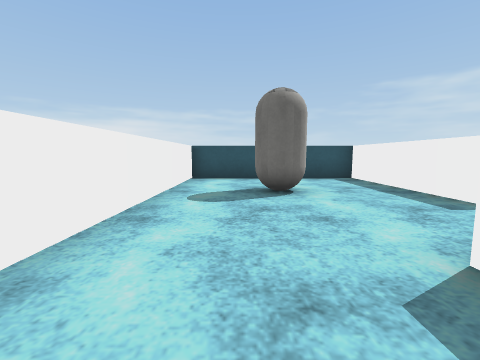
View 1 (above)

18 first-person views from a walk through a Unity game level. The camera is 0.72 m above the floor, tilts 6° down and sees 90° across. The floor is counted in squares, 1 m on a side. Each view is taken from the middle of a square. On the plan, view 1 faces up. The plan holds only what a view shows up to about 9 squares ahead; the rest is blank. The place goes on beyond the plan. The player character is not drawn. Surface patterns are stand-ins for the level's own textures.

View 2
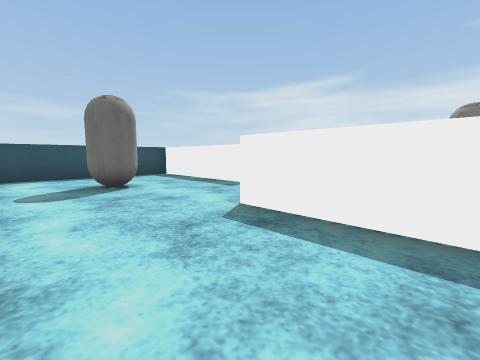

View 3
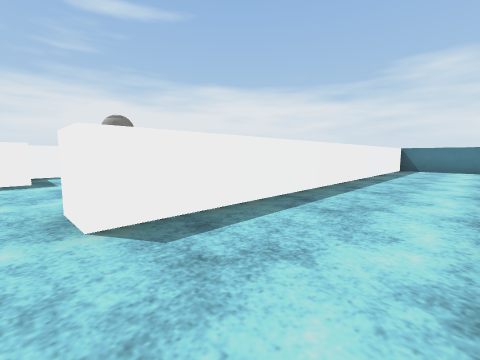

View 4
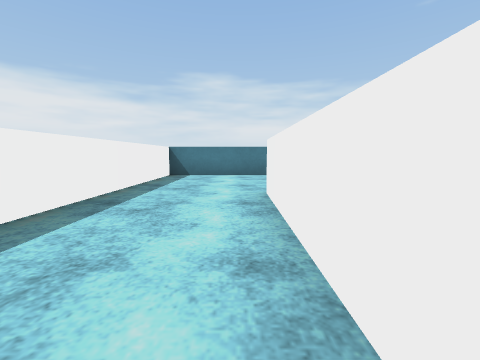

View 5
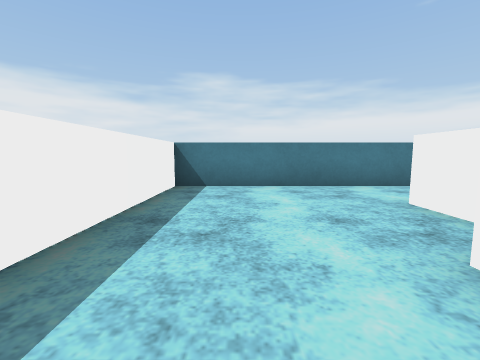

View 6
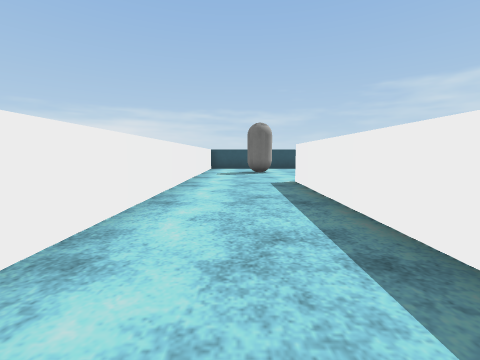

View 7
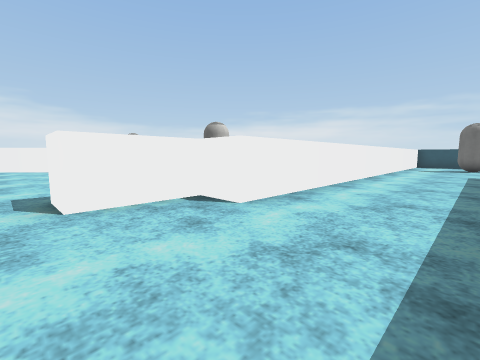

View 8
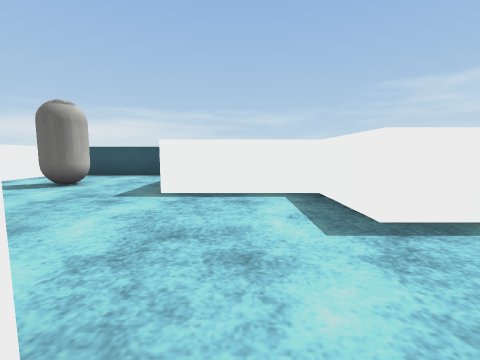

View 9
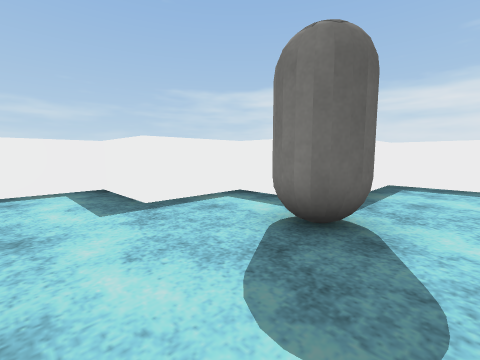

View 10
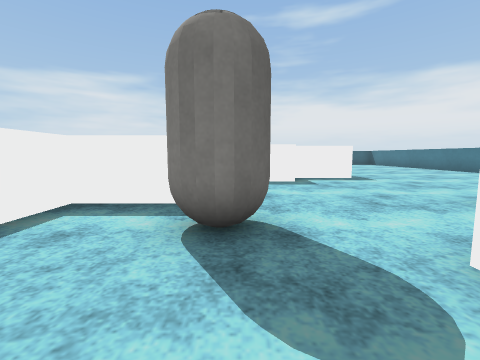

View 11
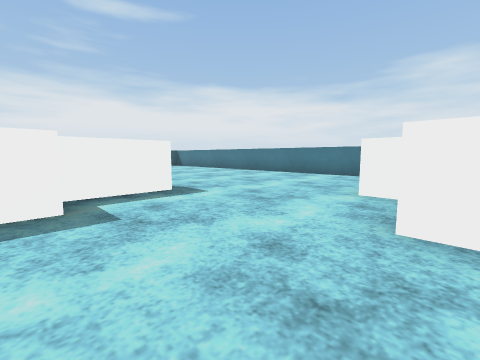

View 12
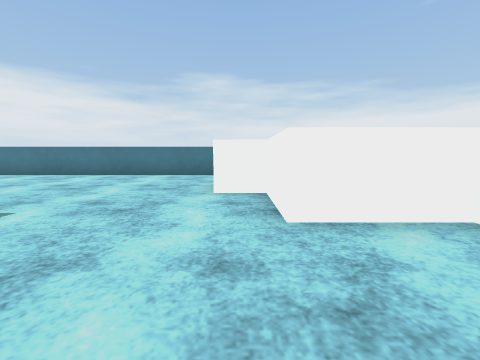

View 13
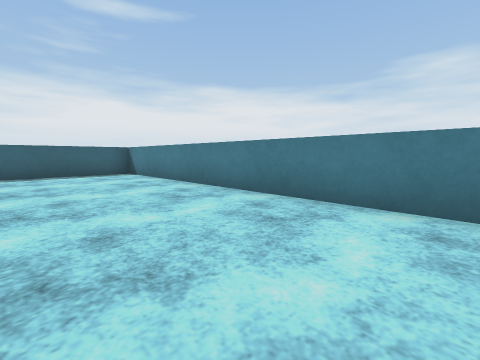

View 14
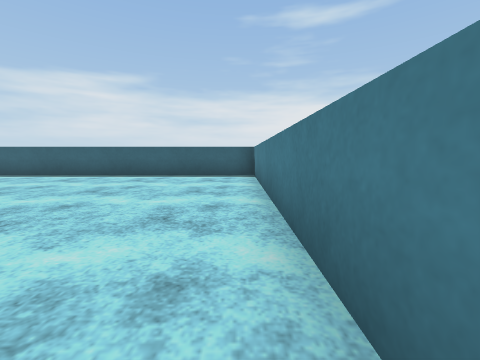

View 15
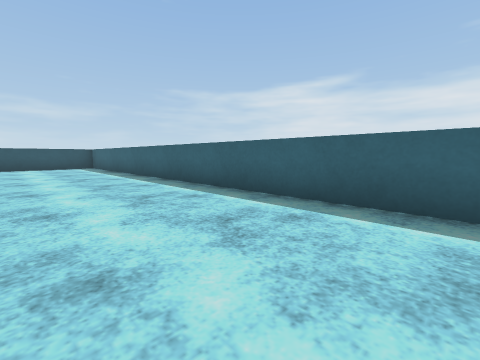

View 16
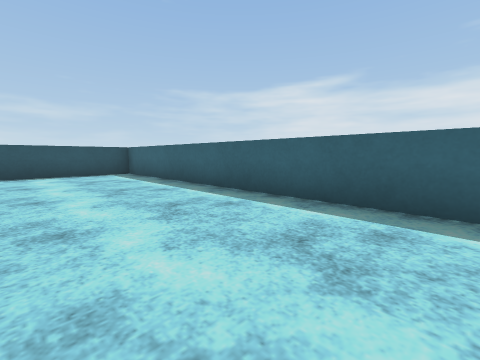

View 17
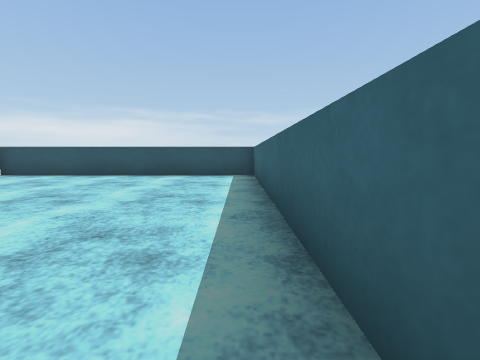

View 18
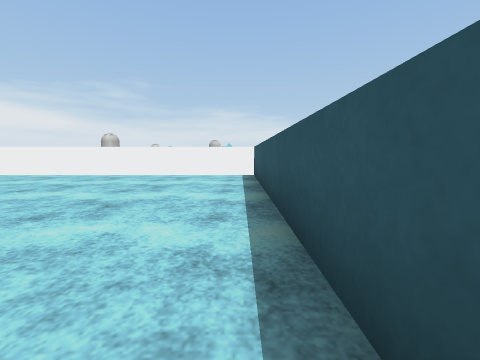

### Floor plan
Ten units are one square. View 1 is at (0, 0); x grows to the right and y downward. Boxes are objects, and circles mark ways between rooms. Rooms are numbered by the first view taken in them; rooms with no view inside come last. Other rooms are left out.
<svg viewBox="-35 -80 265 190">
<path fill="none" stroke="#000" d="M35 -35 35 -75 -15 -75 -15 65 -25 65 -25 85M-25 105 15 105 15 -15 25 -15M115 26 115 5 102 5M125 46 125 26M85 0 85 -15 65 -15 65 -35 35 -35M64 45 85 45 85 65 95 65M99 105 225 105 225 -75 135 -75 135 15"/>
<rect x="5" y="-55" width="10" height="10" fill="#bbb"><title>other object</title></rect>
<rect x="65" y="5" width="10" height="10" fill="#bbb"><title>other object</title></rect>
<circle cx="25" cy="-25" r="3" fill="#2a7"/>
<text x="0" y="10">1</text>
<text x="150" y="20">2</text>
</svg>
Room 1 opens to room 2.

Where each view was taken, in squares from view 1:
view 1: 0 up, 0 right, facing up
view 2: 1 down, 1 left, facing up-right
view 3: 2 up, 1 left, facing down-right
view 4: 2 down, 1 left, facing down
view 5: 5 down, 0 right, facing down
view 6: 5 down, 0 right, facing up
view 7: 9 down, 1 right, facing up-left
view 8: 1 down, 5 right, facing up
view 9: 2 down, 5 right, facing up-right
view 10: 1 down, 5 right, facing right
view 11: 2 down, 8 right, facing down-right
view 12: 2 down, 9 right, facing down
view 13: 7 down, 13 right, facing down-right
view 14: 10 down, 14 right, facing right
view 15: 7 down, 19 right, facing up-right
view 16: 2 down, 19 right, facing up-right
view 17: 1 down, 22 right, facing up
view 18: 7 up, 22 right, facing left
